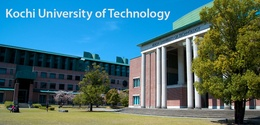
%> input picture Exp2_20221017/kut.jpg, 260 x 125 px, shrunk from 933 x 449 before the run
$ octave i1250373_kadai2.m   (GNU Octave 9; MATLAB toolbox functions it lacks are replaced by stand-ins)
%> lines starting %> are read from the running program, lines starting %| are printed output that depends on the picture
clear;
close all
img_name = 'kut.jpg';
output_name = 'input1_tonemapped.jpg';

img = imread(img_name);
%> img is the input picture: size 125x260x3 uint8; mean R, G, B 72.9, 113.2, 117.8

%グレイスケール画像に変換
gimg = 0.3*img(:,:,1) + 0.59*img(:,:,2) + 0.11*img(:,:,3);
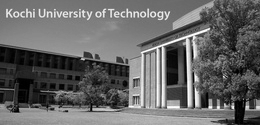
%> gimg: size 125x260 uint8; min 0, max 255, mean 101.7
%imshow(gimg);
result = kaidan(gimg);
%> in kaidan, `out = x / 64;`:
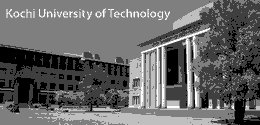
%> out: size 125x260 uint8; min 0, max 4, mean 1.62; drawn with min black and max white
%> in kaidan, `out = out * 85;`:
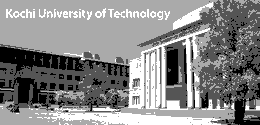
%> out: size 125x260 uint8; min 0, max 255, mean 135.6

imshow(result)
[height, width] = size(result);
%> height = 125; width = 260
count = zeros(1,256);
for k = 0:255 % 0<=k<=255
    for h = 1:height
        for w = 1:width
            if gimg(h,w) == k
                count(k+1) = count(k+1)+1;
            end
        end
    end
end
%> after the loop, count = 256 values, max 448 at index 116, min 5 at index 243, mean 127
figure;
plot(0:255, count);
xlim([0 255]);
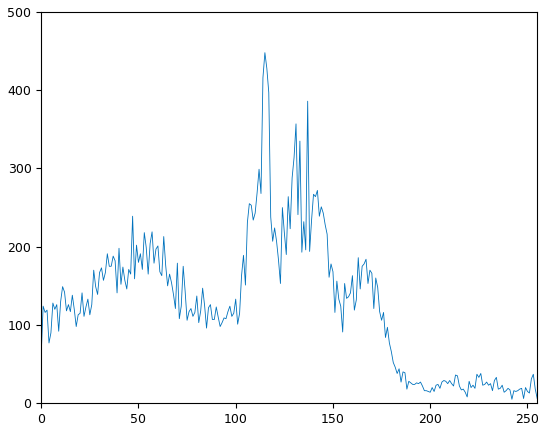
%> figure redrawn from the program's plot data; curve peaks at x = 115, y = 448
function out = kaidan(x)
    out = x / 64;
    out = out * 85;
end
